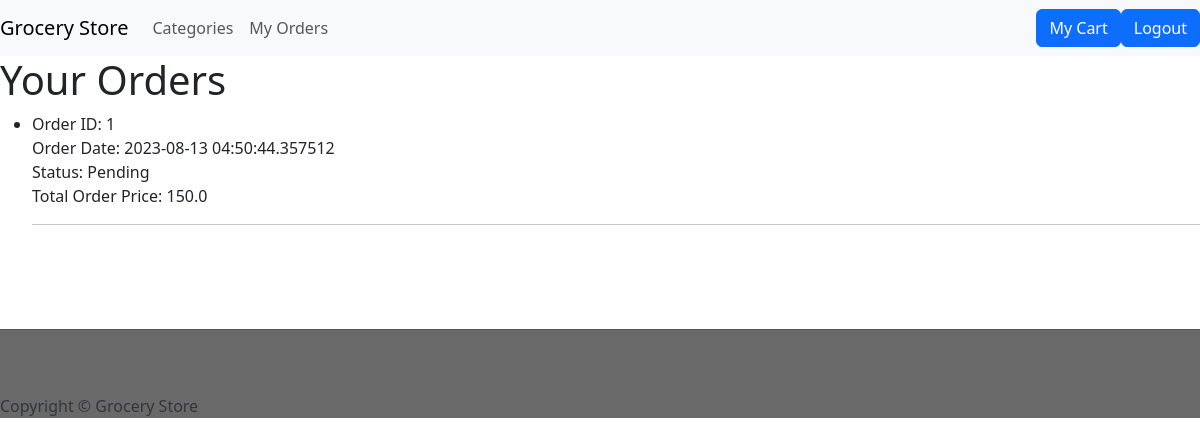
Page /orders (signed in) on the committed database.
### dbmodel.py (models this page shows)
class Order(db.Model):
    order_id = db.Column(db.Integer, primary_key=True)
    user_id = db.Column(db.String(20), db.ForeignKey('user.uname'), nullable=False)
    order_date = db.Column(db.DateTime, nullable=False)
    status = db.Column(db.String(50), nullable=False)
    total_order_price = db.Column(db.Float, nullable=False, default=0.0)
    products = db.relationship('Product', secondary='order_products', backref=db.backref('orders', lazy='dynamic'))

### app.py (the view)
@app.route('/orders')
def orders():
    if 'user' not in session:
        return redirect('/login')  # Redirect to login if user is not logged in
    user_id = session['user']
    user_orders = Order.query.filter_by(user_id=user_id).all()
    return render_template('orders.html', user_orders=user_orders)

### templates/orders.html
{% extends "user-layout.html" %}
{% block body %}
    <h1>Your Orders</h1>
    <ul>
        {% for order in user_orders %}
        <li>
            Order ID: {{ order.order_id }}<br>
            Order Date: {{ order.order_date }}<br>
            Status: {{ order.status }}<br>
            Total Order Price: {{ order.total_order_price }}<br>
        </li>
        <hr>
        {% endfor %}
    </ul>
{% endblock %}

### rows in the picture
Order: order_id "1", order_date "2023-08-13 04:50:44.357512", status "Pending", total_order_price "150.0"
